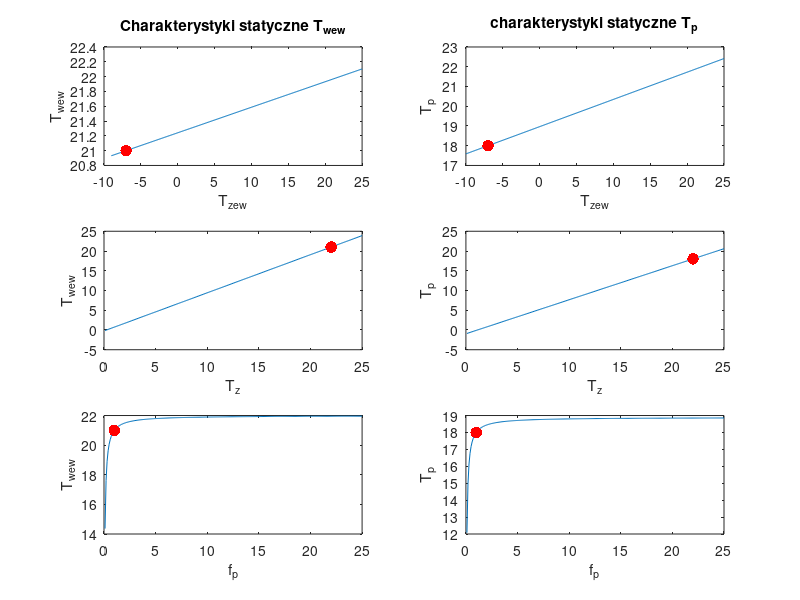

Recreate this plot in MATLAB.
close all;
clear all;

clear;
close all;

% zmienne dynamiki
Vw = 720;                % objetosc pokoju     
Vp = 215;            % objetosc poddasza
cp = 1000;                % cieplo wlasciwe powietrza
rop = 1.2;                % gestosc powietrza
Cvw = cp * rop * Vw;      % spakowane wartosci w jedna zmienna
Cvp = cp * rop * Vp;      % -||-

% wartosci nominalne
Tzew = -7;                    % Temp. zewnetrzna   
Twew = 21;                     % Temp. wewnetrzna (pokoju)
Tp = 18;                       % Temp. poddasza
Tz = 22;                      % Temp. powietrza nawiewanego
fp=1;
% wspolczynniki
Z=[(Twew-Tp),(Twew-Tzew),0;(Twew-Tp),0,-(Tp-Tzew);0,1,-2];   
                                      
Y =[cp*rop*fp*(Tz-Twew);0;0];                 
X = inv(Z)*Y;              % Postac macierzowa poczatkowego ukladu rownan                       
K1=X(1);
Kw=X(2);
Kp=X(3);

Tzew1 = Tzew;                                                   
Twew1 = Twew;                                                   
Tp1 = Tp;                                                     
fp1 = fp;
Tz1 = Tz;                                                     
cfp = cp*rop*fp;
M=1/(K1+Kp);


figure();
subplot(321);
Tzew1=-9:0.1:25;
Twewp = (cp*rop*fp1*Tz1+K1*Kp*Tzew1*M +Kw*Tzew1)./(cp*rop*fp1+K1+Kw-(K1^2)*M) 
Tpo = (K1*Twewp+Kp*Tzew1)*M;
plot(Tzew1,Twewp);
xlabel('T_{zew}');
ylabel('T_{wew}');
title('Charakterystyki statyczne T_{wew}');
hold on;
plot(Tzew, Twew, 'r.','Markersize',25);
Tzew1 = Tzew;                                                   
Twew1 = Twew;                                                   
Tp1 = Tp;                                                     
fp1 = fp;
Tz1 = Tz;                                                     
cfp = cp*rop*fp;
M=1/(K1+Kp);

subplot(323);
Tz1=0.1:0.1:25
Twewp = (cp*rop*fp1*Tz1+K1*Kp*Tzew1*M +Kw*Tzew1)./(cp*rop*fp1+K1+Kw-(K1^2)*M) 
Tpo = (K1*Twewp+Kp*Tzew1)*M;
plot(Tz1,Twewp);
xlabel('T_{z}');
ylabel('T_{wew}');
hold on;
plot(Tz, Twew, 'r.','Markersize',25);
Tzew1 = Tzew;                                                   
Twew1 = Twew;                                                   
Tp1 = Tp;                                                     
fp1 = fp;
Tz1 = Tz;                                                     
cfp = cp*rop*fp;
M=1/(K1+Kp);

subplot(325);
fp1=0.1:0.1:25
Twewp = (cp*rop*fp1*Tz1+K1*Kp*Tzew1*M +Kw*Tzew1)./(cp*rop*fp1+K1+Kw-(K1^2)*M) 
Tpo = (K1*Twewp+Kp*Tzew1)*M;
plot(fp1,Twewp);
xlabel('f_p');
ylabel('T_{wew}');
hold on;
plot(fp, Twew, 'r.','Markersize',25);
Tzew1 = Tzew;                                                   
Twew1 = Twew;                                                   
Tp1 = Tp;                                                     
fp1 = fp;
Tz1 = Tz;                                                     
cfp = cp*rop*fp;
M=1/(K1+Kp);


subplot(322);
Tzew1=-10:0.1:25
Twewp = (cp*rop*fp1*Tz1+K1*Kp*Tzew1*M +Kw*Tzew1)./(cp*rop*fp1+K1+Kw-(K1^2)*M) 
Tpo = (K1*Twewp+Kp*Tzew1)*M;
plot(Tzew1,Tpo);
xlabel('T_{zew}');
ylabel('T_{p}');
title('charakterystyki statyczne T_p');
hold on;
plot(Tzew, Tp, 'r.','Markersize',25);

Tzew1 = Tzew;                                                   
Twew1 = Twew;                                                   
Tp1 = Tp;                                                     
fp1 = fp;
Tz1 = Tz;                                                     
cfp = cp*rop*fp;
M=1/(K1+Kp);
subplot(324);
Tz1=0.1:0.1:25
Twewp = (cp*rop*fp1*Tz1+K1*Kp*Tzew1*M +Kw*Tzew1)./(cp*rop*fp1+K1+Kw-(K1^2)*M) 
Tpo = (K1*Twewp+Kp*Tzew1)*M;
plot(Tz1,Tpo);
xlabel('T_{z}');
ylabel('T_{p}');
hold on;
plot(Tz, Tp, 'r.','Markersize',25);

subplot(326);
Tzew1 = Tzew;                                                   
Twew1 = Twew;                                                   
Tp1 = Tp;                                                     
fp1 = fp;
Tz1 = Tz;                                                     
cfp = cp*rop*fp;
M=1/(K1+Kp);
fp1=0.1:0.1:25
Twewp = (cp*rop*fp1*Tz1+K1*Kp*Tzew1*M +Kw*Tzew1)./(cp*rop*fp1+K1+Kw-(K1^2)*M) 
Tpo = (K1*Twewp+Kp*Tzew1)*M;
plot(fp1,Tpo);
xlabel('f_p');
ylabel('T_{p}');
hold on;
plot(fp, Tp, 'r.','Markersize',25);



